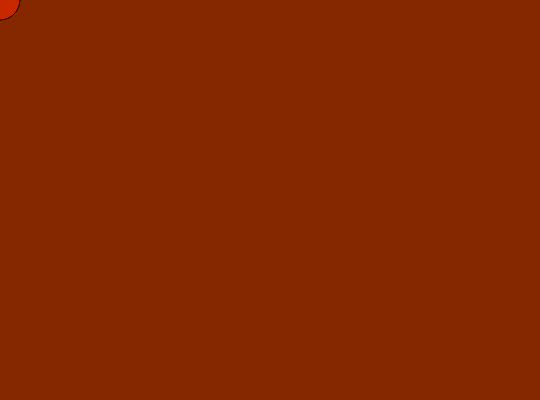
Frame 1 (no input)
Frame 60 (no input): identical to frame 1, image omitted
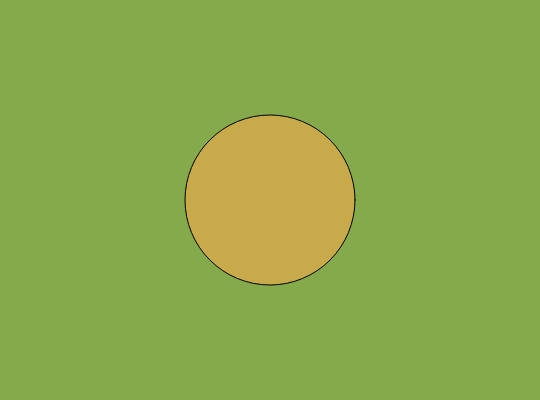
Frame 120 (the mouse pressed at the canvas centre since frame 60)

The p5.js sketch that drew these frames (run headless with seeded random() and noise() and a simulated clock; from frame 60 on, the mouse is pressed at the canvas centre):

// p5.js sketch
// ── sketch.js

// INITIALIZE ALL YOUR VARIABLES
// Ideally you would create 3 variables. red blue green or r, g, b

var a, b;
function setup(){
createCanvas(540,400);

}


function draw(){
   a = map(mouseX , 0 , width , 0 , 150);
   b = map(mouseX , 0 , width , 40 , 300);
   background(133 , b , a);
  fill(200 , b ,a);
  ellipse(mouseX , mouseY, b , b);
  // change the value of Red based on the mouse movement about the X axis
  // change the value of Green based on the mouse movement about the X axis
  // change the value of Blue based on the mouse movement about the X axis

  // Use the map() function to do so. 

  // Pass the values to the background() function you have learnt previously.

  // Create an ellipse that will move around with you mouse about the X axis.
  // Remember to fill the canvas with white paint before creating the ellipse.
}
